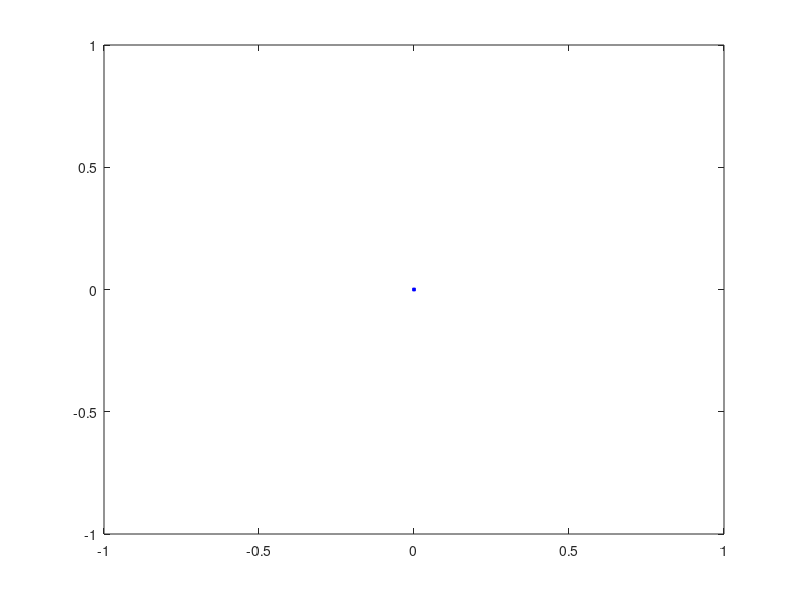

MATLAB code for this plot: (Note: this script raises an error after producing the figure.)
%Analysis

clear all

% n = 1;
% degree_correlation = [0 0];
% for i = 1:999
%     try
%         bstr = int2str(i);
%         degree_corr_name='degree_corr000.txt';
%         degree_corr_name(15-length(bstr):14)=bstr;
%         degree_correlation(n,:) = dlmread(degree_corr_name);
%         n = n + 1;
%     end
% end
% t = 0:0.1:450;
% q = t.*0.0531+538.2358;
% figure 1
% hold on
% plot (degree_correlation(:,1),degree_correlation(:,2),'.')
% ylabel('Time until 30 percent infected')
% xlabel('Degree of seed neighbors')
% plot(t,q)
% hold off

%% 10% Infected Cities
% figure(2)
% hold on
% percentage = zeros(1,960);
% n = 1;
% for i = 1:999
%     try
%         bstr = int2str(i);
%         percentage_name='percent_10_total_000.txt';
%         percentage_name(21-length(bstr):20)=bstr;
%         percentage(n,:) = dlmread(percentage_name);
%         %         if mod(n,5) == 0
%         %         plot((1:960)/12,percentage(n,:),'LineWidth', 1)
%         %         end
%         n = n + 1;
%     end
% end
% 
% for i = 1:length(percentage(1,:))
%     percentage_mean(i) = mean(percentage(:,i));
%     percent_stdev(i) = std(percentage(:,i));
%     percent_intp(i)= percentage_mean(i)+percent_stdev(i)*1.65;
%     percent_intm(i) = percentage_mean(i)-percent_stdev(i)*1.65;
% 
% end
% 
% hold on
% for i = 1:126
%     for q = 1:10000
%         z(i,q+1) = find(percentage(i,:) >= q, 1, 'first' );
%     end
%     %    plot(z(i,:)/12)
% end
% 
% for i = 1:10000
%     zmean(i) = mean(z(:,i));
%     zstdev(i) = std(z(:,i));
%     zeip(i) = 1.6688*zstdev(i) + zmean(i);
%     zeim(i) = -1.6688*zstdev(i) + zmean(i);
% end
% % plot(zmean(:)/12,'r')
% % plot(zeip(:)/12,'r')
% % plot(zeim(:)/12,'r')
% 
% 
% 
% permeaninv = 0;
% for q = 1:960
%     try
%         permeaninv(q) = find(zmean(:) >= q, 1, 'first' );
%     catch
%         permeaninv(q) = 10000;
%     end
% end
% for q = 1:960
%     try
%         pereipinv(q) = find(zeip(:) >= q, 1, 'first' );
%     catch
%         pereipinv(q) = 10000;
%     end
% end
% 
% for q = 1:960
%     try
%         pereiminv(q) = find(zeim(:) >= q, 1, 'first' );
%     catch
%         pereiminv(q) = 10000;
%     end
% end
% 
% figure(2)
% box on
% xlim([25 80])
% ylim([0 10500])
% %ylim([0 11000])
% 
% ylabel('Cities with at least 10% infected','FontSize',14)
% xlabel('Time [d]','FontSize',14)
% 
% hold on
% plot((1:960)/12,permeaninv,'k','LineWidth',2)
% plot((1:960)/12,pereipinv,'--b','LineWidth',2)
% plot((1:960)/12,pereiminv,'--b','LineWidth',2)

%% Ratio

% figure(3)
% 
% %semilogy(1,1)
% hold on
% n = 1;
% ratio = zeros(1,960);
% 
% for i = 1:999
%     try
%         bstr = int2str(i);
%         ratio_name='ratio_2nd_000.txt';
%         ratio_name(14-length(bstr):13)=bstr;
%         ratio(n,:) = dlmread(ratio_name);
%         if mod(n,1) == 0
%         plot((1:length(ratio(1,:)))/12,ratio(n,:)*92854020)
%         end
%         global_outbreak(n)=min(find(ratio(n,:) >= 1000/92854020));
%         n = n + 1;
%     end
% end
% mi=mean(global_outbreak(:))/12
% st=std(global_outbreak(:))/12;
% exp_range_fact = st*2*tcdf(0.975,147)
% %xlim([0 80])
% plot(mi+exp_range_fact,1:1000,'or')
% plot(mi-exp_range_fact,1:1000,'or')
% ylim([0 1000])
% 
% for i = 1:147
%     g = 1;
%     for q = 0:0.001:1
%         try
%             inv{i}(1,g) = find(ratio(i,:) >= q, 1, 'first' );
%             inv{i}(2,g) = q;
%             g = g+1;
%         catch
%             g = g+1;
%             %             inv{i}(1,g) = NaN;
%             %             inv{i}(2,g) = q;
%         end
%     end
% end
% t(1001,2) = 0;
% for g = 1:147
%     for i = 1:length(inv{g}(1,:))
%         %try
%         t(i,1) = t(i,1) + inv{g}(1,i);
%         t(i,2) = t(i,2) + 1;
%         %end
%     end
% end
% 
% for i = 1:length(t(:,1))
%     mea(i) = t(i,1)/t(i,2);
%     
%     if  t(i,2) > 0
%         sum(i) = 0;
%     for g = 1:147
%         try
%             sum(i) = sum(i) + (inv{g}(1,i)-mea(i))^2;
%         end
%     end
%         expfact(i) = sqrt(1/(t(i,2)-1)*sum(i))*2*tcdf(0.975,t(i,2));
%     else 
%         expfact(i) = 0;
%     end
%         expmin(i) = mea(i) - expfact(i);
%         expmax(i) = mea(i) + expfact(i);
%     
% end
% 
% for i = 1:147
%     %plot(inv{i}(1,:))
% end
% plot(mea(:)/12,(1:length(mea(:)))/1000,'k','LineWidth',2)
% plot(expmin(:)/12,(1:length(expmin(:)))/1000,'--b','LineWidth',2)
% plot(expmax(:)/12,(1:length(expmax(:)))/1000,'--b','LineWidth',2)
% set(gca,'FontSize',14)
%  xlim([25 80])
%  ylim([0 1.1])
%  box on
%   ylabel('Ratio of global infected over total population')
%  xlabel('Time [d]')
% hold off
% %% Combined Graph
% figure(5)
% hold on
% box on
% set(gca,'FontSize',14)
% line((1:960)/12,permeaninv,'Color','k','LineWidth',2)
% ax1 = gca;
% set(ax1,'XColor','k','YColor','k')
% ylim([0 10000])
% xlim([25 80])
% ylabel('Number of cities with at least 10% infected')
% x2 = axes('Position',get(ax1,'Position'),...
%            'YAxisLocation','right',...
%            'Color','none',...
%            'XColor','k','YColor','b');
%        
% set(gca,'FontSize',14)
% line(mea(:)/12,(1:length(mea(:)))/1000,'Color','b','LineWidth',2)
% ylim([0 1])
% xlim([25 80])
% ylabel('Ratio of global infected over total population')
% xlabel('Time [d]')
% hold off

%% degree correlation

n = 1;
degre2_correlation = [0 0];
for i = 1:999
    try
        bstr = int2str(i);
        degre2_corr_name='degre7_corr000.txt';
        degre2_corr_name(15-length(bstr):14)=bstr;
        degre2_correlation(n,:) = dlmread(degre2_corr_name);
        n = n + 1;
    end
end

figure(4)
set(gca,'FontSize',14)
x = degre2_correlation(:,1);
y = degre2_correlation(:,2);

plot(x,y,'sb','MarkerSize',2,'MarkerFaceColor','b')
hold on

deg = min(x):0.1:max(x);
q = 789.7*deg.^(-0.1128);
plot(deg,q,'k', 'LineWidth',2)
xlim([min(x)*0.9,max(x)*1.1])
 ylabel('Time until at least 20 cities are infected [d]')
xlabel('Degree of seed and 1st generation surrounding nodes [degree]')


box on
hold off

%% distance correlation

% n = 1;
% degre5_correlation = [0 0];
% for i = 1:999
%     try
%         bstr = int2str(i);
%         degre5_corr_name='degre5_corr000.txt';
%         degre5_corr_name(15-length(bstr):14)=bstr;
%         degre5_correlation(n,:) = dlmread(degre5_corr_name);
%         n = n + 1;
%     end
% end
% degre5_correlation(:,2) = degre5_correlation(:,2)/24;
% figure(4)
% set(gca,'FontSize',14)
% box on
% %grid on
% hold on
% %mean calculation
% for i = 1:8
%     finder = find(degre5_correlation==i);
%     for q = 1:length(finder)
%        if finder(q) > length(degre5_correlation)
%            finder(q) = finder(q) - length(degre5_correlation);
%        end
%     end
%     g{i} = degre5_correlation(finder(:),2);
% end
% for i = 1:8
%    m(i) = mean(g{i});
%    st(i) = std(g{i});
%    %plot(i,m(i),'*r')
% end
% %plot((degre5_correlation(:,1)),(degre5_correlation(:,2)),'.b')
% 
% d = min(degre5_correlation(:,1)):0.1:max(degre5_correlation(:,1));
% [a,b,c] = regression((degre5_correlation(:,1).'),(degre5_correlation(:,2)).')
% 
% %% time delay = distance*6.577  (6.131, 7.023) + 8.802  (6.434, 11.17)
% 
% q = ((d).*(b)+c);
% plot(d,q,'k','LineWidth',2)
% errorbar(1:8,m,st,'.b')
%  xlim([min(degre5_correlation(:,1))-0.5 max(degre5_correlation(:,1))+0.5])
%  ylabel('Time until one infected is found in random city [d]')
% xlabel('distance between seed and random city [edges]')

